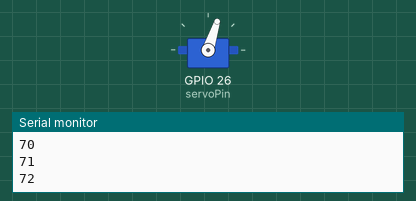
Bench run of a sketch on a simulated ESP32. Parts: servo, the last lines printed to the serial monitor.

Above: at 0.05 s.
At 0.7 s:
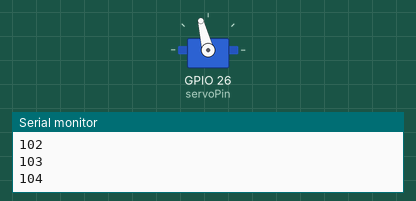
At 1.35 s:
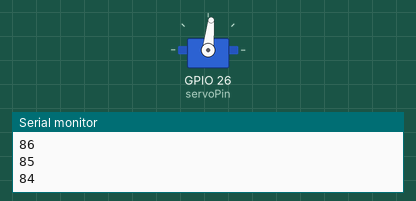
Timing chart, 0 to 3.8 s (numbered marks = the images above):
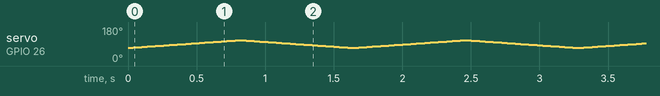

The sketch:

mainArduinoIDEServoDirect.ino
```cpp
#include <ESP32Servo.h>

static const int servoPin = 26; // Physical pin 5, GPIO26 aka A0

Servo servo1;

void setup() {

  Serial.begin(115200);
  servo1.attach(servoPin);
}

void loop() {
  for(int posDegrees = 70; posDegrees <= 110; posDegrees++) {
    servo1.write(posDegrees);
    Serial.println(posDegrees);
    delay(20);
  }

  for(int posDegrees = 110; posDegrees >= 70; posDegrees--) {
    servo1.write(posDegrees);
    Serial.println(posDegrees);
    delay(20);
  }
}
```
